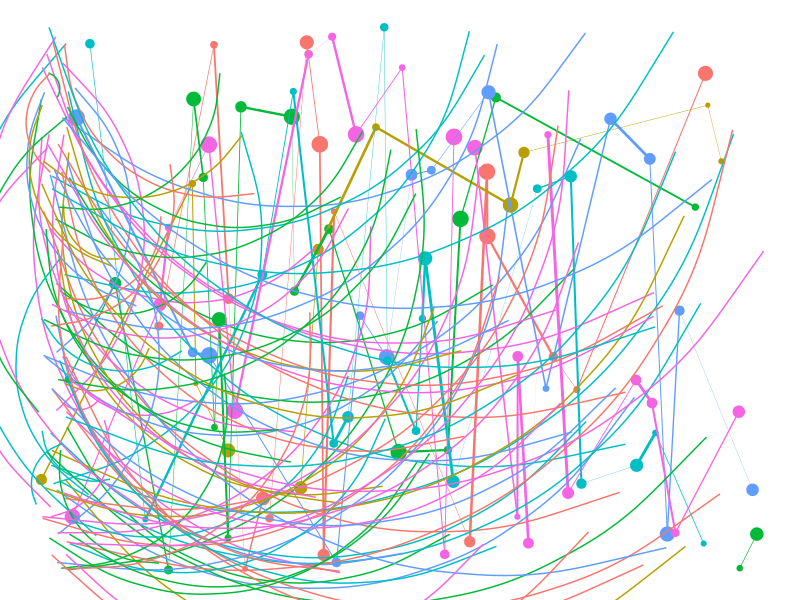

Generate this figure with R:
## ---- chunk 1
knitr::opts_chunk$set(echo = TRUE)
library(ggplot2)
## ---- chunk 2
# This function prints out a random art picture using the input as a seed
my_art <- function(seed=1){
  # This makes a dataframe of random numbers and colors
  art_data <- data.frame(
    color = sample(
      c("green","red","purple","blue","black","white"),
      100,T),
    x = runif(100,0,100),
    y = runif(100,0,100)
  )
  # This uses those random numbers and colors to map random dots and lines
  art_visual <- ggplot(art_data, aes(x = x, y = y, color = color)) +
    geom_point(size = runif(100,1,5)) +
    geom_line(linewidth=runif(100,0,1)) +
    geom_curve(aes(
      x=runif(100,1,5),
      y = y, 
      xend=runif(100,0,100),
      yend=runif(100,0,100))
    ) +
    theme_void() +
    theme(legend.position="none")
  
  print(art_visual)
}

# Set a seed for reproducibility
set.seed(123)

# Generate random art with seed 123

## ---- chunk 3
my_art(123)

